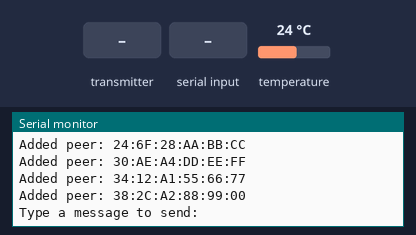
This sketch was run on a simulated ESP32. On the bench: the last lines printed to the serial monitor. The inputs (shaded band) are chosen by the test bench; at power-on: temperature 24 °C.

Above: at 1.2 s.
1.3 s: the transmitter starts sending temperature = 0
At 1.62 s:
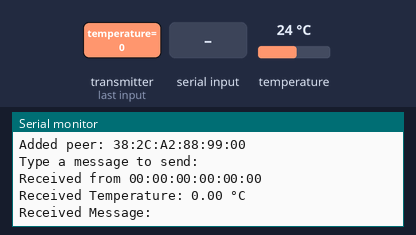
2.8 s: "1\n" received over Serial
At 3.3 s:
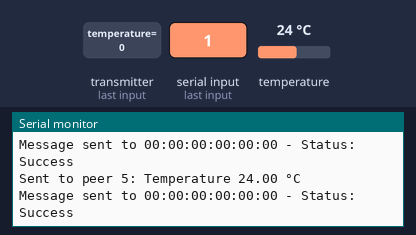
4.3 s: "0\n" received over Serial
6.1 s: the transmitter starts sending message = 0
At 6.92 s:
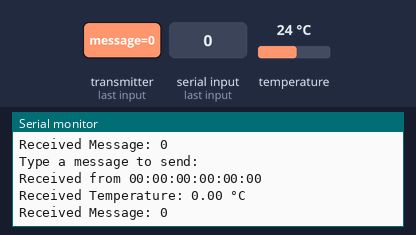
7.6 s: the transmitter starts sending message = 1
At 7.92 s:
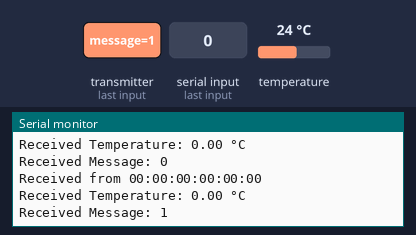
Timing chart, 0 to 10.1 s (numbered marks = the images above; inputs shaded):
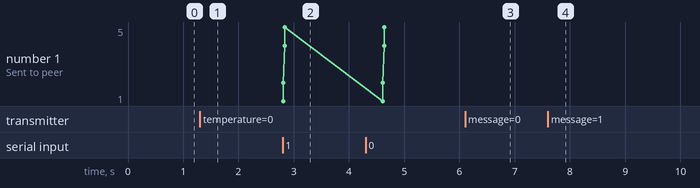

The sketch:

ESPNOW_Mesh_Network_DS18b20_Sensor_Tx.ino
```cpp
#include <esp_now.h>
#include <WiFi.h>
#include <OneWire.h>
#include <DallasTemperature.h>

// DS18B20 Sensor Setup
#define ONE_WIRE_BUS 4  // DS18B20 data pin (adjust as needed)
OneWire oneWire(ONE_WIRE_BUS);
DallasTemperature sensors(&oneWire);

// Define number of peers
#define NUM_PEERS 5

// List of peer MAC addresses (Replace these with actual MAC addresses)
uint8_t peerAddresses[NUM_PEERS][6] = {
  { 0xAC, 0x15, 0x18, 0xD5, 0x53, 0x54 },
  { 0x24, 0x6F, 0x28, 0xAA, 0xBB, 0xCC },
  { 0x30, 0xAE, 0xA4, 0xDD, 0xEE, 0xFF },
  { 0x34, 0x12, 0xA1, 0x55, 0x66, 0x77 },
  { 0x38, 0x2C, 0xA2, 0x88, 0x99, 0x00 }
};

// Message structure that includes DS18B20 sensor data and an optional text message
typedef struct struct_message {
  float temperature;
  char message[100];
} struct_message;

struct_message outgoingMessage;
struct_message incomingMessage;

// Callback function executed when data is received
void onDataRecv(const uint8_t *macAddr, const uint8_t *incomingData, int len) {
  memcpy(&incomingMessage, incomingData, sizeof(incomingMessage));
  Serial.print("Received from ");
  for (int i = 0; i < 6; i++) {
    Serial.printf("%02X", macAddr[i]);
    if (i < 5) Serial.print(":");
  }
  Serial.println();

  Serial.print("Received Temperature: ");
  Serial.print(incomingMessage.temperature);
  Serial.println(" °C");

  Serial.print("Received Message: ");
  Serial.println(incomingMessage.message);
}

// Callback function executed when data is sent
void onDataSent(const uint8_t *macAddr, esp_now_send_status_t status) {
  Serial.print("Message sent to ");
  for (int i = 0; i < 6; i++) {
    Serial.printf("%02X", macAddr[i]);
    if (i < 5) Serial.print(":");
  }
  Serial.print(" - Status: ");
  Serial.println(status == ESP_NOW_SEND_SUCCESS ? "Success" : "Fail");
}

void setup() {
  Serial.begin(115200);
  WiFi.mode(WIFI_STA);

  // Initialize DS18B20 sensor
  sensors.begin();

  // Initialize ESP-NOW
  if (esp_now_init() != ESP_OK) {
    Serial.println("Error initializing ESP-NOW");
    return;
  }

  // Register callbacks
  esp_now_register_recv_cb(onDataRecv);
  esp_now_register_send_cb(onDataSent);

  // Add each peer to ESP-NOW
  for (int i = 0; i < NUM_PEERS; i++) {
    esp_now_peer_info_t peerInfo = {};
    memcpy(peerInfo.peer_addr, peerAddresses[i], 6);
    peerInfo.channel = 0;  // use the current WiFi channel
    peerInfo.encrypt = false;

    if (esp_now_add_peer(&peerInfo) != ESP_OK) {
      Serial.print("Failed to add peer: ");
      for (int j = 0; j < 6; j++) {
        Serial.printf("%02X", peerAddresses[i][j]);
        if (j < 5) Serial.print(":");
      }
      Serial.println();
    } else {
      Serial.print("Added peer: ");
      for (int j = 0; j < 6; j++) {
        Serial.printf("%02X", peerAddresses[i][j]);
        if (j < 5) Serial.print(":");
      }
      Serial.println();
    }
  }
}

void loop() {
  // Request temperature from DS18B20
  sensors.requestTemperatures();
  float temperature = sensors.getTempCByIndex(0);
  outgoingMessage.temperature = temperature;

  // Ask user for a message to send
  Serial.println("Type a message to send:");
  while (Serial.available() == 0) {
    // Wait for input
    delay(10);
  }
  String inputMessage = Serial.readStringUntil('\n');
  inputMessage.trim();

  // Prepare outgoing message
  if (inputMessage.length() > 0) {
    inputMessage.toCharArray(outgoingMessage.message, sizeof(outgoingMessage.message));
  } else {
    strcpy(outgoingMessage.message, "No text provided");
  }

  // Send message to all peers
  for (int i = 0; i < NUM_PEERS; i++) {
    esp_now_send(peerAddresses[i], (uint8_t *)&outgoingMessage, sizeof(outgoingMessage));
    Serial.print("Sent to peer ");
    Serial.print(i+1);
    Serial.print(": Temperature ");
    Serial.print(temperature);
    Serial.println(" °C");
  }

  delay(1000);
}
```

Measured:
- after the input at 1.3 s, the serial monitor: prints a new line at once (image 1)
- after the input at 2.8 s, the serial monitor: prints a new line at once (image 2)
- after the input at 6.1 s, the serial monitor: prints a new line at once (image 3)
- after the input at 7.6 s, the serial monitor: prints a new line at once (image 4)
